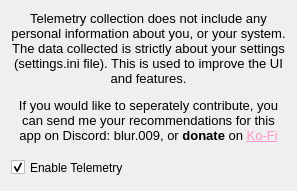
      <widget class="QWidget" name="tabWidgetPage4">
       <attribute name="title">
        <string>Program Settings</string>
       </attribute>
       <layout class="QVBoxLayout" name="verticalLayout_7">
        <item>
         <widget class="QLabel" name="label_9">
          <property name="sizePolicy">
           <sizepolicy hsizetype="Minimum" vsizetype="Maximum">
            <horstretch>0</horstretch>
            <verstretch>0</verstretch>
           </sizepolicy>
          </property>
          <property name="minimumSize">
           <size>
            <width>0</width>
            <height>0</height>
           </size>
          </property>
          <property name="maximumSize">
           <size>
            <width>16777215</width>
            <height>10000</height>
           </size>
          </property>
          <property name="font">
           <font>
            <pointsize>12</pointsize>
            <bold>false</bold>
           </font>
          </property>
          <property name="frameShape">
           <enum>QFrame::Shape::NoFrame</enum>
          </property>
          <property name="frameShadow">
           <enum>QFrame::Shadow::Raised</enum>
          </property>
          <property name="lineWidth">
           <number>3</number>
          </property>
          <property name="text">
           <string>&lt;html&gt;&lt;head/&gt;&lt;body&gt;&lt;p&gt;&lt;span style=&quot; font-size:10pt;&quot;&gt;Telemetry collection does not include any personal information about you, or your system. The data collected is strictly about your settings (settings.ini file). This is used to improve the UI and features.&lt;/span&gt;&lt;/p&gt;&lt;p&gt;&lt;span style=&quot; font-size:10pt;&quot;&gt;If you would like to seperately contribute, you can send me your recommendations for this app on Discord: blur.009, or &lt;/span&gt;&lt;span style=&quot; font-size:10pt; font-weight:700;&quot;&gt;donate&lt;/span&gt;&lt;span style=&quot; font-size:10pt;&quot;&gt; on &lt;/span&gt;&lt;a href=&quot;https://ko-fi.com/blur009&quot;&gt;&lt;span style=&quot; font-size:10pt; text-decoration: underline; color:#ff95ca;&quot;&gt;Ko-Fi&lt;/span&gt;&lt;/a&gt;&lt;/p&gt;&lt;/body&gt;&lt;/html&gt;</string>
          </property>
          <property name="textFormat">
           <enum>Qt::TextFormat::MarkdownText</enum>
          </property>
          <property name="scaledContents">
           <bool>true</bool>
          </property>
          <property name="alignment">
           <set>Qt::AlignmentFlag::AlignHCenter|Qt::AlignmentFlag::AlignTop</set>
          </property>
          <property name="wordWrap">
           <bool>true</bool>
          </property>
          <property name="margin">
           <number>0</number>
          </property>
          <property name="indent">
           <number>0</number>
          </property>
         </widget>
        </item>
        <item>
         <widget class="QFrame" name="frame_16">
          <property name="sizePolicy">
           <sizepolicy hsizetype="Minimum" vsizetype="Maximum">
            <horstretch>0</horstretch>
            <verstretch>0</verstretch>
           </sizepolicy>
          </property>
          <property name="frameShape">
           <enum>QFrame::Shape::NoFrame</enum>
          </property>
          <property name="frameShadow">
           <enum>QFrame::Shadow::Raised</enum>
          </property>
          <layout class="QVBoxLayout" name="verticalLayout_10">
           <property name="spacing">
            <number>0</number>
           </property>
           <property name="sizeConstraint">
            <enum>QLayout::SizeConstraint::SetMaximumSize</enum>
           </property>
           <property name="leftMargin">
            <number>0</number>
           </property>
           <property name="topMargin">
            <number>0</number>
           </property>
           <property name="rightMargin">
            <number>0</number>
           </property>
           <property name="bottomMargin">
            <number>0</number>
           </property>
          </layout>
         </widget>
        </item>
        <item>
         <widget class="QFrame" name="frame_15">
          <property name="sizePolicy">
           <sizepolicy hsizetype="Minimum" vsizetype="Maximum">
            <horstretch>0</horstretch>
            <verstretch>0</verstretch>
           </sizepolicy>
          </property>
          <property name="frameShape">
           <enum>QFrame::Shape::NoFrame</enum>
          </property>
          <property name="frameShadow">
           <enum>QFrame::Shadow::Raised</enum>
          </property>
          <layout class="QVBoxLayout" name="verticalLayout_9">
           <property name="spacing">
            <number>0</number>
           </property>
           <property name="sizeConstraint">
            <enum>QLayout::SizeConstraint::SetMaximumSize</enum>
           </property>
           <property name="leftMargin">
            <number>0</number>
           </property>
           <property name="topMargin">
            <number>0</number>
           </property>
           <property name="rightMargin">
            <number>0</number>
           </property>
           <property name="bottomMargin">
            <number>0</number>
           </property>
           <item>
            <widget class="QCheckBox" name="TelemetryCheckBox">
             <property name="sizePolicy">
              <sizepolicy hsizetype="Fixed" vsizetype="Maximum">
               <horstretch>0</horstretch>
               <verstretch>0</verstretch>
              </sizepolicy>
             </property>
             <property name="minimumSize">
              <size>
               <width>0</width>
               <height>25</height>
              </size>
             </property>
             <property name="maximumSize">
              <size>
               <width>16777215</width>
               <height>25</height>
              </size>
             </property>
             <property name="toolTipDuration">
              <number>-1</number>
             </property>
             <property name="locale">
              <locale language="English" country="UnitedStates"/>
             </property>
             <property name="text">
              <string>Enable Telemetry</string>
             </property>
             <property name="checked">
              <bool>true</bool>
             </property>
            </widget>
           </item>
          </layout>
         </widget>
        </item>
       </layout>
      </widget>
